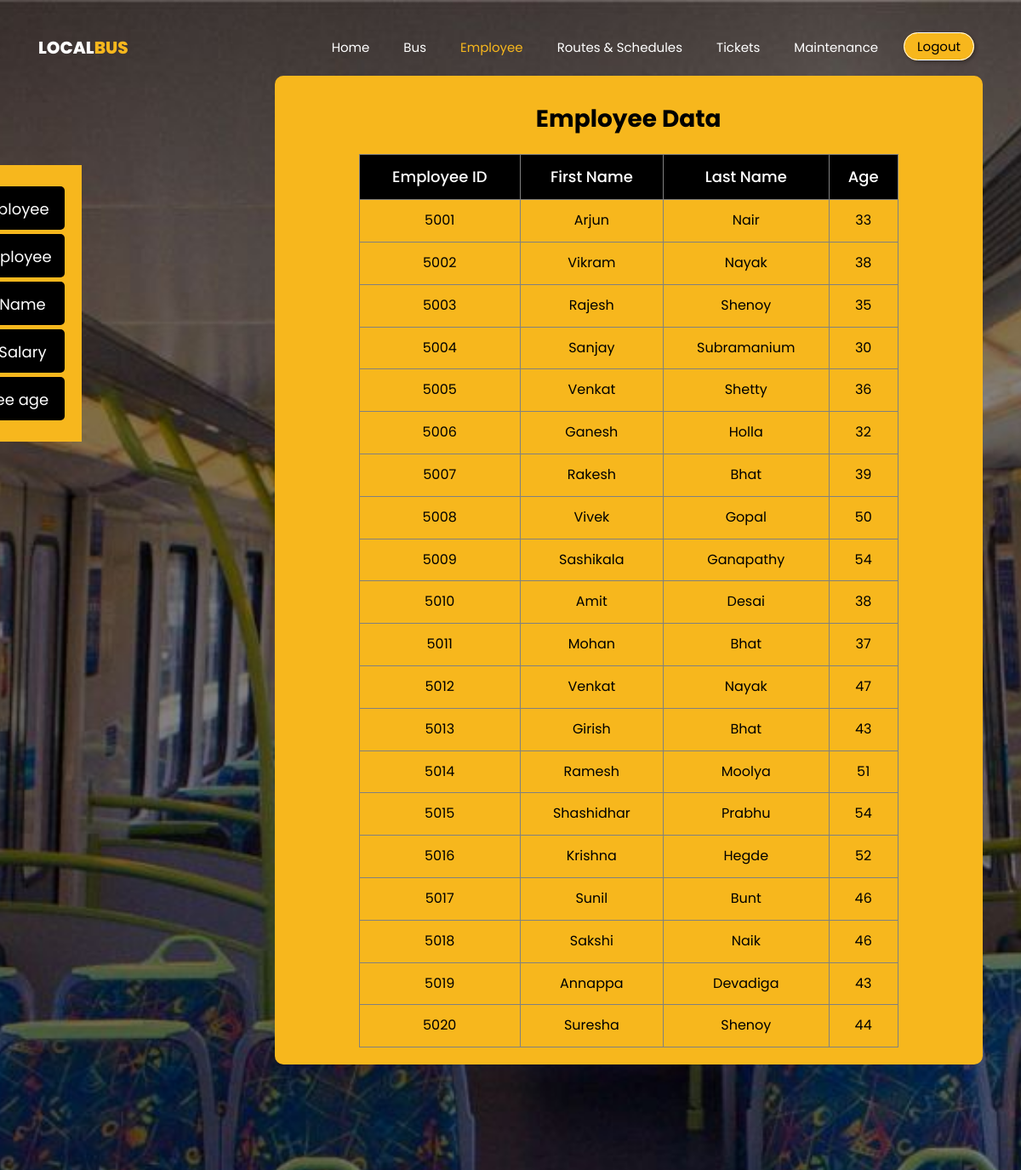
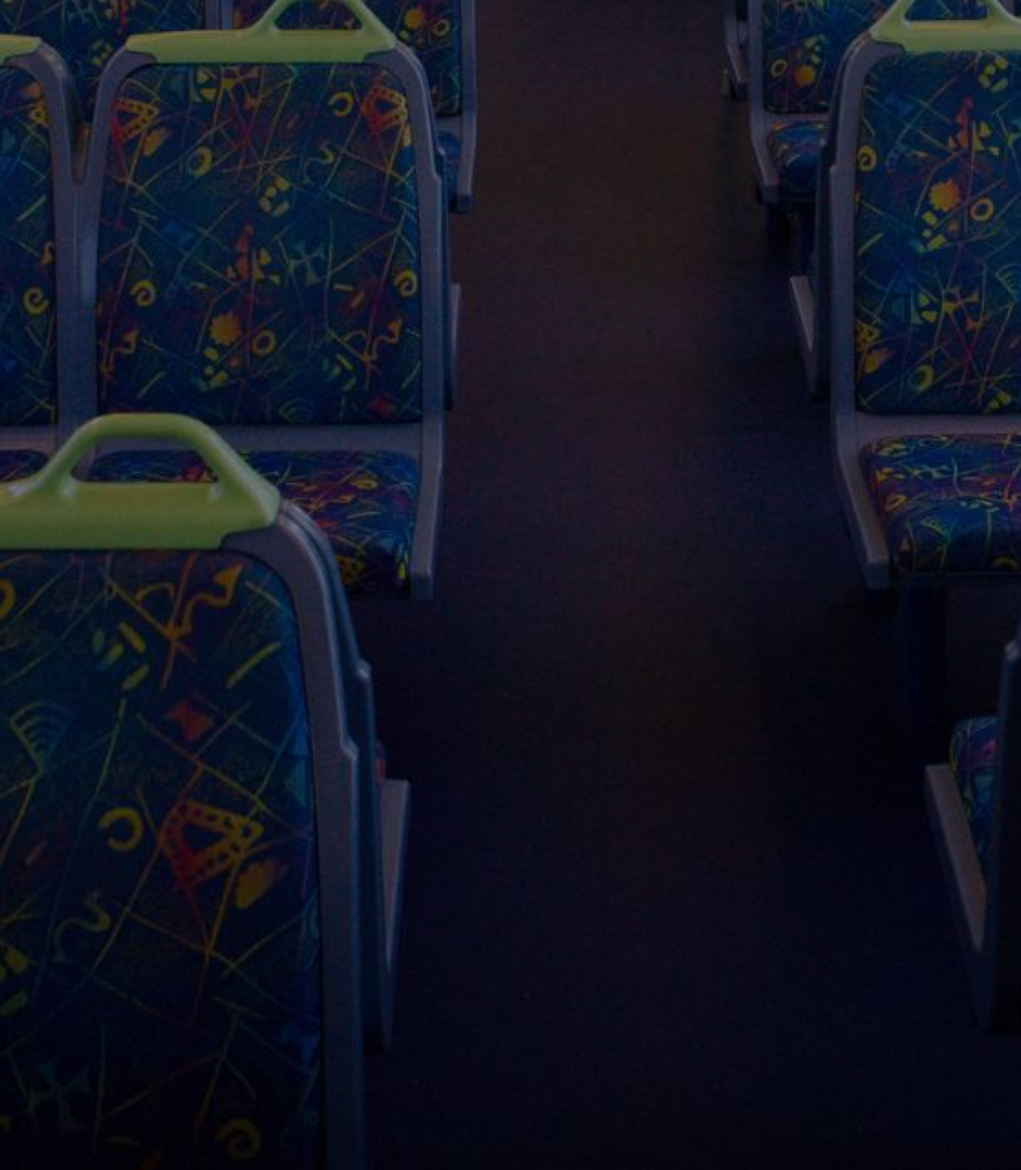
Page /employee_age.php (signed in) on the committed database (2 pictures, top to bottom).
### tables this page shows
CREATE TABLE `employee_age` (
  `emp_id` int(4) NOT NULL,
  `first_name` varchar(50) NOT NULL,
  `last_name` varchar(50) NOT NULL,
  `age` int(3) NOT NULL
);

### employee_age.php (the view, shortened to what this page needs)
<?php
include "connection_details.php";
$sql = "SELECT * FROM employee_age";
$result = mysqli_query($data, $sql);
?>
<!DOCTYPE html>
<html lang="en">
  <head>
    <link rel="stylesheet" href="css/open-iconic-bootstrap.min.css">
    <link rel="stylesheet" href="css/style.css">
    <link rel="stylesheet" href="css/bmscss.css">
    <link rel="stylesheet" href="css/bms-bus.css">
  </head>
  <body>
	  <nav class="navbar navbar-expand-lg navbar-dark ftco_navbar bg-dark ftco-navbar-light" id="ftco-navbar">
	    <div class="container">
	      <a class="navbar-brand" href="index.html">Local<span>Bus</span></a>
				<div class="collapse navbar-collapse" id="ftco-nav">
	        <ul class="navbar-nav ml-auto">
	          <li class="nav-item"><a href="index.php" class="nav-link">Home</a></li>
	          <li class="nav-item"><a href="bus.php" class="nav-link">Bus</a></li>
	          <li class="nav-item active"><a href="employee.php" class="nav-link">Employee</a></li>
	          <li class="nav-item"><a href="route.php" class="nav-link">Routes & Schedules</a></li>
	          <li class="nav-item"><a href="ticket.php" class="nav-link">Tickets</a></li>
	          <li class="nav-item"><a href="maintenance.php" class="nav-link">Maintenance</a></li>
	        </ul>
	      </div>
        <div>
          <a href="login.php" class="bms-login-btn">Logout</a>
         </div>
	    </div>
	  </nav>
    <div class="hero-wrap" style="background-image: url('images/bg_3.jpg'); height: 2750px !important;" data-stellar-background-ratio="0.5">
      <div class="container">
        <div class="row no-gutters slider-text justify-content-start align-items-center">
          	<aside>
              <ul class="bus-aside-emp" style="margin-top:194px !important;">
                <li><a href="add_employee.php">Add Employee</a></li>
                <li><a href="view_employee.php">View Employee</a></li>
                <li><a href="sortby_firstname.php">Sort by Name</a></li>
                <li><a href="sortby_salary.php">Sort by Salary</a></li>
                <li><a href="employee_age.php">Employee age</a></li>
              </ul>
            </aside>
            <div class="side-text-viewempdata" style ="margin-left:25%">
           <h3>Employee Data</h3>
           <table border="1.5px">
            <tr>
              <th class="table_th">Employee ID</th>
              <th class="table_th">First Name</th>
              <th class="table_th">Last Name</th>
              <th class="table_th">Age</th>
            </tr>
            <?php
            while($info = $result -> fetch_assoc()){
            ?>
              <tr>
                <td class="table_td"><?php echo "{$info['emp_id']}"; ?></td>
                <td class="table_td"><?php echo "{$info['first_name']}"; ?></td>
                <td class="table_td"><?php echo "{$info['last_name']}"; ?></td>
                <td class="table_td"><?php echo "{$info['age']}"; ?></td>
            </tr>
            <?php
            }
            ?>
           </table>
          </div>
        </div>
      </div>
    </div>
  </body>
</html>

### css/bmscss.css (style rules this page uses)
.bms-login-btn { background-color:#f7b71d; color: black; border: 1px solid white; border-radius: 25px; font-size: 15px; font-family: "Poppins", sans-serif; text-align: center; cursor: pointer; box-shadow: 2px 2px 4px rgba(0, 0, 0, 0.3); transition: background-color 0.3s, color 0.3s; outline: none; margin: 10px 10px 10px 10px; padding: 5px 15px; }

### css/bms-bus.css (style rules this page uses)
body { font-family: "Poppins", sans-serif; color: green; }
h3 { color: rgb(0, 0, 0); text-align: center; padding-top: 10px; margin-bottom: 20px; font-weight: bold; }
table { width: 80%; margin: auto; text-align: center; }
.table_th { padding: 10px; font-size: 18px; color: white; font-weight: 500; background-color: black; }
.table_td { padding: 10px; color: black; }
.side-text-viewempdata { display: flex; flex-direction: column; background-color: #f7b71d; width: 110%; margin: auto; margin-left: 11%; padding: auto; padding: 20px; margin-top: 8%; border-radius: 10px; text-align:center; }
.bus-aside-emp { background-color: #f7b71d; margin-top: 418px !important; padding: 20px; position: absolute; margin-left: -155px; text-align: center; }
.bus-aside-emp li { list-style: none; font-size: 20px; padding-bottom: 7.5px; padding-top: 7.5px; border-radius: 5px; background-color: black; padding-left: 15px; padding-right: 15px; margin-top: 5px; margin-bottom: 5px; transition: background-color 0.3s ease; }
.bus-aside-emp a { color: rgb(255, 255, 255); font-size: 18px; transition: color 0.3s ease; }
.hero-wrap { height : 1000px !important; }

### rows in the picture
employee_age: emp_id "5001", first_name "Arjun", last_name "Nair", age "33"
employee_age: emp_id "5002", first_name "Vikram", last_name "Nayak", age "38"
employee_age: emp_id "5003", first_name "Rajesh", last_name "Shenoy", age "35"
employee_age: emp_id "5004", first_name "Sanjay", last_name "Subramanium", age "30"
employee_age: emp_id "5005", first_name "Venkat", last_name "Shetty", age "36"
employee_age: emp_id "5006", first_name "Ganesh", last_name "Holla", age "32"
employee_age: emp_id "5007", first_name "Rakesh", last_name "Bhat", age "39"
employee_age: emp_id "5008", first_name "Vivek", last_name "Gopal", age "50"
employee_age: emp_id "5009", first_name "Sashikala", last_name "Ganapathy", age "54"
employee_age: emp_id "5010", first_name "Amit", last_name "Desai", age "38"
employee_age: emp_id "5011", first_name "Mohan", last_name "Bhat", age "37"
employee_age: emp_id "5012", first_name "Venkat", last_name "Nayak", age "47"
employee_age: emp_id "5013", first_name "Girish", last_name "Bhat", age "43"
employee_age: emp_id "5014", first_name "Ramesh", last_name "Moolya", age "51"
employee_age: emp_id "5015", first_name "Shashidhar", last_name "Prabhu", age "54"
employee_age: emp_id "5016", first_name "Krishna", last_name "Hegde", age "52"
employee_age: emp_id "5017", first_name "Sunil", last_name "Bunt", age "46"
employee_age: emp_id "5018", first_name "Sakshi", last_name "Naik", age "46"
employee_age: emp_id "5019", first_name "Annappa", last_name "Devadiga", age "43"
employee_age: emp_id "5020", first_name "Suresha", last_name "Shenoy", age "44"
